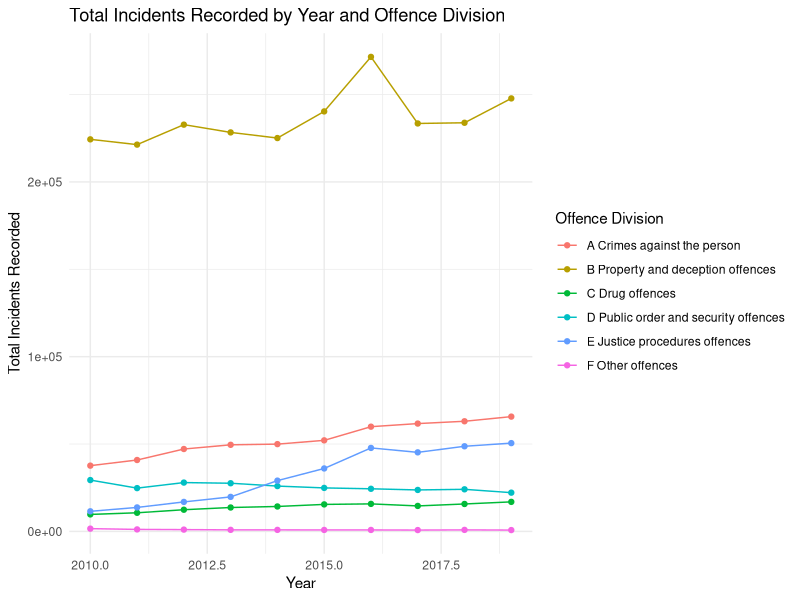

The R script that drew this image:
## ---- chunk 1
library(readr)
library(ggplot2)
library(tidyverse)
## ---- chunk 2
Data_Tutorial <- read_csv("Data_Tables_Criminal_Incidents_Visualisation_Year_Ending_December_2019.csv")
## ---- chunk 3
# Group by 'Year' and 'Offence Division', and summarize the total Incidents Recorded
data_summary <- Data_Tutorial %>%
  group_by(Year, `Offence Division`) %>%
  summarise(Total_Incidents = sum(`Incidents Recorded`))

# Create ggplot
ggplot(data_summary, aes(x = Year, y = Total_Incidents, color = `Offence Division`)) +
  geom_line() +
  geom_point() +
  labs(title = "Total Incidents Recorded by Year and Offence Division",
       x = "Year",
       y = "Total Incidents Recorded",
       color = "Offence Division") +
  theme_minimal()
